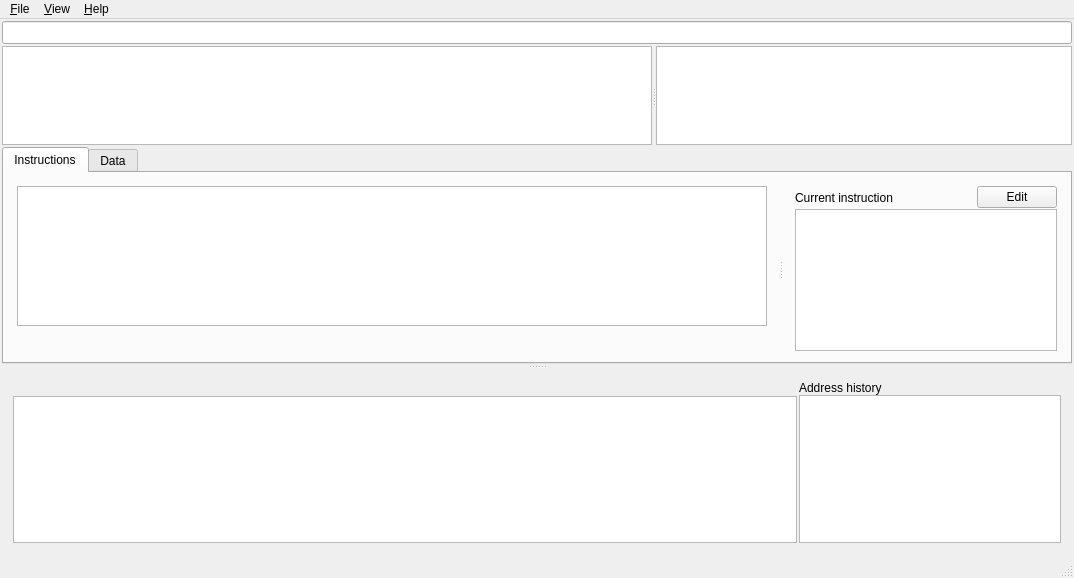
<?xml version="1.0" encoding="UTF-8"?>
<ui version="4.0">
 <class>MainWindow</class>
 <widget class="QMainWindow" name="MainWindow">
  <property name="geometry">
   <rect>
    <x>0</x>
    <y>0</y>
    <width>1034</width>
    <height>578</height>
   </rect>
  </property>
  <property name="windowTitle">
   <string>EmilPRO</string>
  </property>
  <property name="animated">
   <bool>true</bool>
  </property>
  <property name="documentMode">
   <bool>false</bool>
  </property>
  <widget class="QWidget" name="centralWidget">
   <layout class="QGridLayout" name="gridLayout">
    <property name="leftMargin">
     <number>2</number>
    </property>
    <property name="topMargin">
     <number>2</number>
    </property>
    <property name="rightMargin">
     <number>2</number>
    </property>
    <property name="bottomMargin">
     <number>2</number>
    </property>
    <property name="spacing">
     <number>2</number>
    </property>
    <item row="0" column="0">
     <layout class="QVBoxLayout" name="verticalLayout">
      <property name="spacing">
       <number>2</number>
      </property>
      <item>
       <widget class="QLineEdit" name="locationLineEdit">
        <property name="font">
         <font>
          <family>Monospace</family>
          <pointsize>10</pointsize>
          <italic>false</italic>
         </font>
        </property>
       </widget>
      </item>
      <item>
       <widget class="QSplitter" name="splitter">
        <property name="orientation">
         <enum>Qt::Horizontal</enum>
        </property>
        <widget class="QTableView" name="symbolTableView">
         <property name="minimumSize">
          <size>
           <width>650</width>
           <height>0</height>
          </size>
         </property>
         <property name="baseSize">
          <size>
           <width>0</width>
           <height>0</height>
          </size>
         </property>
         <property name="font">
          <font>
           <family>Monospace</family>
           <pointsize>10</pointsize>
           <kerning>true</kerning>
          </font>
         </property>
         <property name="styleSheet">
          <string notr="true"/>
         </property>
         <property name="editTriggers">
          <set>QAbstractItemView::NoEditTriggers</set>
         </property>
         <property name="selectionBehavior">
          <enum>QAbstractItemView::SelectRows</enum>
         </property>
         <property name="showGrid">
          <bool>false</bool>
         </property>
         <attribute name="verticalHeaderVisible">
          <bool>false</bool>
         </attribute>
        </widget>
        <widget class="QTableView" name="referencesTableView">
         <property name="sizePolicy">
          <sizepolicy hsizetype="MinimumExpanding" vsizetype="Expanding">
           <horstretch>0</horstretch>
           <verstretch>0</verstretch>
          </sizepolicy>
         </property>
         <property name="minimumSize">
          <size>
           <width>262</width>
           <height>0</height>
          </size>
         </property>
         <property name="font">
          <font>
           <family>Monospace</family>
           <pointsize>10</pointsize>
          </font>
         </property>
         <property name="editTriggers">
          <set>QAbstractItemView::NoEditTriggers</set>
         </property>
         <property name="selectionBehavior">
          <enum>QAbstractItemView::SelectRows</enum>
         </property>
         <property name="showGrid">
          <bool>false</bool>
         </property>
         <attribute name="horizontalHeaderVisible">
          <bool>false</bool>
         </attribute>
         <attribute name="verticalHeaderVisible">
          <bool>false</bool>
         </attribute>
        </widget>
       </widget>
      </item>
     </layout>
    </item>
    <item row="1" column="0">
     <widget class="QSplitter" name="splitter_3">
      <property name="orientation">
       <enum>Qt::Vertical</enum>
      </property>
      <property name="handleWidth">
       <number>6</number>
      </property>
      <widget class="QTabWidget" name="tabWidget">
       <property name="currentIndex">
        <number>0</number>
       </property>
       <widget class="QWidget" name="tab">
        <attribute name="title">
         <string>Instructions</string>
        </attribute>
        <layout class="QGridLayout" name="gridLayout_3">
         <property name="leftMargin">
          <number>2</number>
         </property>
         <property name="topMargin">
          <number>2</number>
         </property>
         <property name="rightMargin">
          <number>2</number>
         </property>
         <property name="bottomMargin">
          <number>0</number>
         </property>
         <property name="spacing">
          <number>2</number>
         </property>
         <item row="0" column="0">
          <widget class="QSplitter" name="splitter_2">
           <property name="orientation">
            <enum>Qt::Horizontal</enum>
           </property>
           <property name="handleWidth">
            <number>6</number>
           </property>
           <widget class="QWidget" name="layoutWidget">
            <layout class="QVBoxLayout" name="verticalLayout_6">
             <property name="spacing">
              <number>0</number>
             </property>
             <item>
              <widget class="QTableView" name="instructionTableView">
               <property name="minimumSize">
                <size>
                 <width>750</width>
                 <height>0</height>
                </size>
               </property>
               <property name="font">
                <font>
                 <family>Monospace</family>
                 <pointsize>10</pointsize>
                 <italic>false</italic>
                </font>
               </property>
               <property name="editTriggers">
                <set>QAbstractItemView::NoEditTriggers</set>
               </property>
               <property name="selectionBehavior">
                <enum>QAbstractItemView::SelectRows</enum>
               </property>
               <property name="showGrid">
                <bool>false</bool>
               </property>
               <attribute name="horizontalHeaderVisible">
                <bool>false</bool>
               </attribute>
               <attribute name="verticalHeaderVisible">
                <bool>false</bool>
               </attribute>
              </widget>
             </item>
             <item>
              <widget class="QWidget" name="instructionEncodingLineEdit" native="true">
               <property name="sizePolicy">
                <sizepolicy hsizetype="Expanding" vsizetype="Minimum">
                 <horstretch>0</horstretch>
                 <verstretch>0</verstretch>
                </sizepolicy>
               </property>
               <property name="minimumSize">
                <size>
                 <width>0</width>
                 <height>25</height>
                </size>
               </property>
               <property name="baseSize">
                <size>
                 <width>0</width>
                 <height>25</height>
                </size>
               </property>
              </widget>
             </item>
            </layout>
           </widget>
           <widget class="QWidget" name="layoutWidget2">
            <layout class="QVBoxLayout" name="verticalLayout_2">
             <property name="spacing">
              <number>0</number>
             </property>
             <item>
              <layout class="QHBoxLayout" name="horizontalLayout">
               <property name="spacing">
                <number>2</number>
               </property>
               <item>
                <widget class="QLabel" name="currentInstructionLabel">
                 <property name="text">
                  <string>Current instruction</string>
                 </property>
                </widget>
               </item>
               <item>
                <spacer name="horizontalSpacer">
                 <property name="orientation">
                  <enum>Qt::Horizontal</enum>
                 </property>
                 <property name="sizeHint" stdset="0">
                  <size>
                   <width>13</width>
                   <height>23</height>
                  </size>
                 </property>
                </spacer>
               </item>
               <item>
                <widget class="QPushButton" name="editInstructionPushButton">
                 <property name="text">
                  <string>Edit</string>
                 </property>
                </widget>
               </item>
              </layout>
             </item>
             <item>
              <widget class="QTextEdit" name="instructionTextEdit">
               <property name="sizePolicy">
                <sizepolicy hsizetype="Minimum" vsizetype="Expanding">
                 <horstretch>0</horstretch>
                 <verstretch>0</verstretch>
                </sizepolicy>
               </property>
               <property name="minimumSize">
                <size>
                 <width>262</width>
                 <height>0</height>
                </size>
               </property>
              </widget>
             </item>
            </layout>
           </widget>
          </widget>
         </item>
        </layout>
       </widget>
       <widget class="QWidget" name="tab_2">
        <attribute name="title">
         <string>Data</string>
        </attribute>
        <layout class="QGridLayout" name="gridLayout_2">
         <property name="leftMargin">
          <number>0</number>
         </property>
         <property name="topMargin">
          <number>0</number>
         </property>
         <property name="rightMargin">
          <number>0</number>
         </property>
         <property name="bottomMargin">
          <number>0</number>
         </property>
         <property name="spacing">
          <number>0</number>
         </property>
         <item row="0" column="0">
          <layout class="QGridLayout" name="gridLayoutHexView"/>
         </item>
        </layout>
       </widget>
      </widget>
      <widget class="QWidget" name="layoutWidget">
       <layout class="QHBoxLayout" name="horizontalLayout_2">
        <property name="spacing">
         <number>2</number>
        </property>
        <item>
         <layout class="QVBoxLayout" name="verticalLayout_4">
          <property name="spacing">
           <number>0</number>
          </property>
          <item>
           <widget class="QLabel" name="sourceTextLabel">
            <property name="font">
             <font>
              <family>Monospace</family>
              <pointsize>10</pointsize>
             </font>
            </property>
            <property name="text">
             <string/>
            </property>
            <property name="alignment">
             <set>Qt::AlignLeading|Qt::AlignLeft|Qt::AlignVCenter</set>
            </property>
           </widget>
          </item>
          <item>
           <widget class="QTextEdit" name="sourceTextEdit">
            <property name="minimumSize">
             <size>
              <width>750</width>
              <height>128</height>
             </size>
            </property>
            <property name="font">
             <font>
              <family>Monospace</family>
              <pointsize>10</pointsize>
              <italic>false</italic>
             </font>
            </property>
           </widget>
          </item>
         </layout>
        </item>
        <item>
         <layout class="QVBoxLayout" name="verticalLayout_3">
          <property name="spacing">
           <number>0</number>
          </property>
          <item>
           <widget class="QLabel" name="addressHistoryLabel">
            <property name="text">
             <string>Address history</string>
            </property>
           </widget>
          </item>
          <item>
           <widget class="QListView" name="addressHistoryListView">
            <property name="sizePolicy">
             <sizepolicy hsizetype="Minimum" vsizetype="Expanding">
              <horstretch>0</horstretch>
              <verstretch>0</verstretch>
             </sizepolicy>
            </property>
            <property name="minimumSize">
             <size>
              <width>262</width>
              <height>0</height>
             </size>
            </property>
            <property name="font">
             <font>
              <family>Monospace</family>
              <pointsize>10</pointsize>
             </font>
            </property>
            <property name="editTriggers">
             <set>QAbstractItemView::NoEditTriggers</set>
            </property>
           </widget>
          </item>
         </layout>
        </item>
       </layout>
      </widget>
     </widget>
    </item>
   </layout>
  </widget>
  <widget class="QMenuBar" name="menuBar">
   <property name="geometry">
    <rect>
     <x>0</x>
     <y>0</y>
     <width>1034</width>
     <height>27</height>
    </rect>
   </property>
   <widget class="QMenu" name="menu_File">
    <property name="title">
     <string>&amp;File</string>
    </property>
    <addaction name="action_Open"/>
    <addaction name="action_Refresh"/>
    <addaction name="separator"/>
    <addaction name="action_Quit"/>
   </widget>
   <widget class="QMenu" name="menu_View">
    <property name="title">
     <string>&amp;View</string>
    </property>
    <addaction name="action_Forward"/>
    <addaction name="action_Backward"/>
    <addaction name="separator"/>
    <addaction name="action_Mangle_names"/>
    <addaction name="action_Toggle_data_instructions"/>
    <addaction name="actionAT_T_syntax_x86"/>
   </widget>
   <widget class="QMenu" name="menu_Help">
    <property name="title">
     <string>&amp;Help</string>
    </property>
    <addaction name="action_About"/>
   </widget>
   <addaction name="menu_File"/>
   <addaction name="menu_View"/>
   <addaction name="menu_Help"/>
  </widget>
  <widget class="QStatusBar" name="statusBar"/>
  <action name="action_Open">
   <property name="text">
    <string>&amp;Open</string>
   </property>
   <property name="shortcut">
    <string>Ctrl+O</string>
   </property>
  </action>
  <action name="action_Quit">
   <property name="text">
    <string>&amp;Quit</string>
   </property>
   <property name="shortcut">
    <string>Ctrl+Q</string>
   </property>
  </action>
  <action name="action_Forward">
   <property name="text">
    <string>&amp;Forward</string>
   </property>
   <property name="shortcut">
    <string>Alt+Right</string>
   </property>
  </action>
  <action name="action_Backward">
   <property name="text">
    <string>&amp;Backward</string>
   </property>
   <property name="shortcut">
    <string>Alt+Left</string>
   </property>
  </action>
  <action name="action_Mangle_names">
   <property name="checkable">
    <bool>true</bool>
   </property>
   <property name="checked">
    <bool>true</bool>
   </property>
   <property name="text">
    <string>&amp;Mangle names</string>
   </property>
  </action>
  <action name="action_Toggle_data_instructions">
   <property name="text">
    <string>&amp;Toggle data/instructions</string>
   </property>
   <property name="shortcut">
    <string>Ctrl+D</string>
   </property>
  </action>
  <action name="actionAT_T_syntax_x86">
   <property name="checkable">
    <bool>true</bool>
   </property>
   <property name="checked">
    <bool>true</bool>
   </property>
   <property name="text">
    <string>&amp;AT&amp;&amp;T syntax (x86)</string>
   </property>
  </action>
  <action name="action_About">
   <property name="text">
    <string>About</string>
   </property>
  </action>
  <action name="action_Refresh">
   <property name="text">
    <string>&amp;Refresh</string>
   </property>
   <property name="shortcut">
    <string>Ctrl+R</string>
   </property>
  </action>
 </widget>
 <layoutdefault spacing="6" margin="11"/>
 <tabstops>
  <tabstop>locationLineEdit</tabstop>
  <tabstop>symbolTableView</tabstop>
  <tabstop>tabWidget</tabstop>
  <tabstop>referencesTableView</tabstop>
 </tabstops>
 <resources/>
 <connections/>
</ui>
